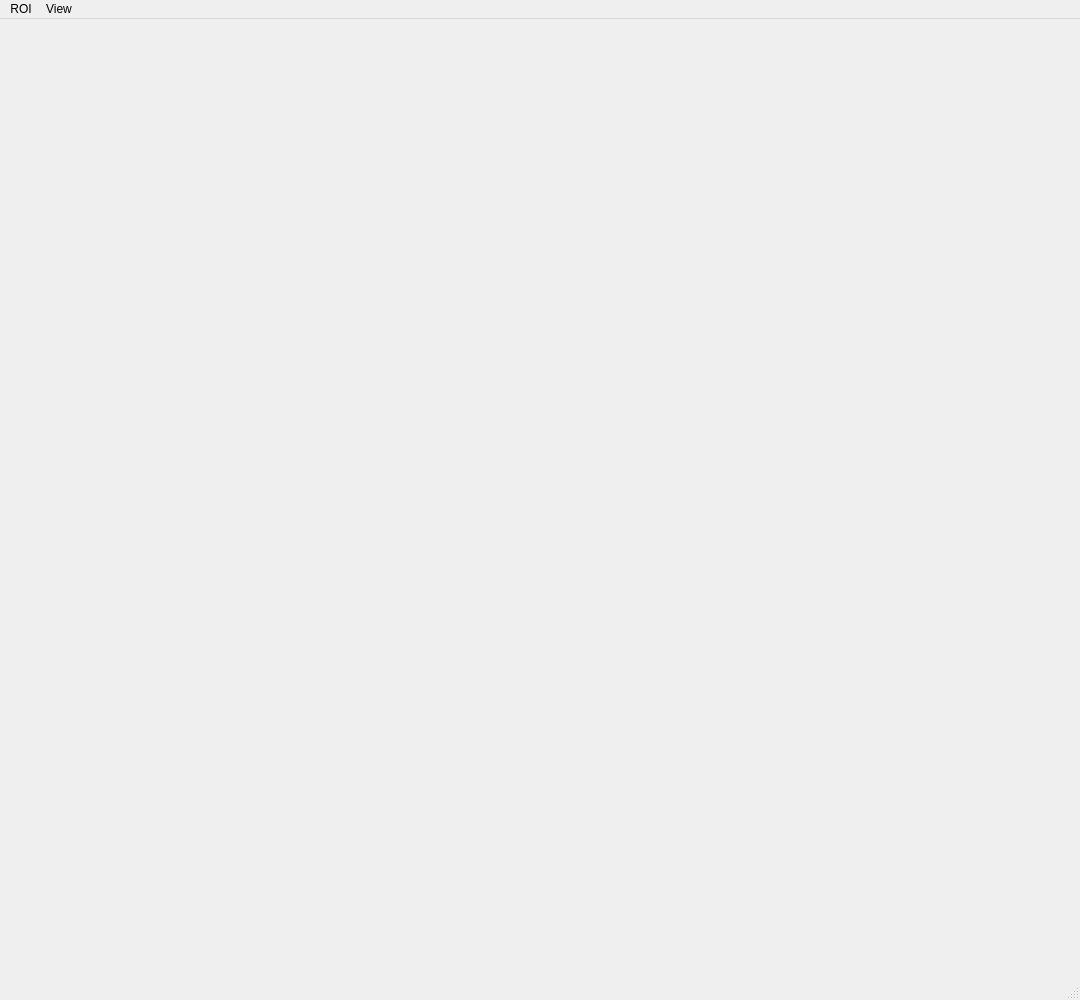
<?xml version="1.0" encoding="UTF-8"?>
<ui version="4.0">
 <class>MainWindow</class>
 <widget class="QMainWindow" name="MainWindow">
  <property name="geometry">
   <rect>
    <x>0</x>
    <y>0</y>
    <width>1080</width>
    <height>1000</height>
   </rect>
  </property>
  <property name="minimumSize">
   <size>
    <width>810</width>
    <height>750</height>
   </size>
  </property>
  <property name="windowTitle">
   <string>DectrisFileView</string>
  </property>
  <widget class="QWidget" name="centralwidget">
   <layout class="QGridLayout" name="gridLayout_2">
    <item row="0" column="0">
     <layout class="QGridLayout" name="gridLayout">
      <item row="1" column="0">
       <layout class="QHBoxLayout" name="horizontalLayout"/>
      </item>
      <item row="0" column="0">
       <widget class="FileView" name="viewer" native="true">
        <property name="sizePolicy">
         <sizepolicy hsizetype="Expanding" vsizetype="Expanding">
          <horstretch>0</horstretch>
          <verstretch>0</verstretch>
         </sizepolicy>
        </property>
        <property name="minimumSize">
         <size>
          <width>720</width>
          <height>650</height>
         </size>
        </property>
       </widget>
      </item>
     </layout>
    </item>
   </layout>
  </widget>
  <widget class="QMenuBar" name="menubar">
   <property name="geometry">
    <rect>
     <x>0</x>
     <y>0</y>
     <width>1080</width>
     <height>22</height>
    </rect>
   </property>
   <widget class="QMenu" name="menuROI">
    <property name="title">
     <string>ROI</string>
    </property>
    <addaction name="actionAddRectangle"/>
    <addaction name="actionRemoveLastROI"/>
    <addaction name="actionRemoveAllROIs"/>
    <addaction name="actionLinkYAxis"/>
   </widget>
   <widget class="QMenu" name="menuView">
    <property name="title">
     <string>View</string>
    </property>
    <addaction name="actionShowFrame"/>
    <addaction name="actionShowCrosshair"/>
    <addaction name="actionPinHistogramZero"/>
   </widget>
   <addaction name="menuROI"/>
   <addaction name="menuView"/>
  </widget>
  <widget class="QStatusBar" name="statusbar">
   <property name="minimumSize">
    <size>
     <width>0</width>
     <height>25</height>
    </size>
   </property>
  </widget>
  <action name="actionAddRectangle">
   <property name="text">
    <string>Add Rectangle</string>
   </property>
  </action>
  <action name="actionRemoveRectangle">
   <property name="text">
    <string>Remove Rectangle</string>
   </property>
  </action>
  <action name="actionLinkYAxis">
   <property name="checkable">
    <bool>true</bool>
   </property>
   <property name="checked">
    <bool>false</bool>
   </property>
   <property name="text">
    <string>Link Y Axis</string>
   </property>
  </action>
  <action name="actionShow_Projections">
   <property name="text">
    <string>Show Projections</string>
   </property>
  </action>
  <action name="actionROI">
   <property name="text">
    <string>ROI</string>
   </property>
  </action>
  <action name="actionShowProjections">
   <property name="checkable">
    <bool>true</bool>
   </property>
   <property name="checked">
    <bool>false</bool>
   </property>
   <property name="text">
    <string>Show Projections</string>
   </property>
  </action>
  <action name="actionAutoRange">
   <property name="checkable">
    <bool>true</bool>
   </property>
   <property name="checked">
    <bool>true</bool>
   </property>
   <property name="text">
    <string>Auto Range</string>
   </property>
  </action>
  <action name="actionRemoveLastROI">
   <property name="text">
    <string>Remove Last ROI</string>
   </property>
  </action>
  <action name="actionRemoveAllROIs">
   <property name="text">
    <string>Remove All ROIs</string>
   </property>
  </action>
  <action name="actionINTS">
   <property name="checkable">
    <bool>true</bool>
   </property>
   <property name="checked">
    <bool>false</bool>
   </property>
   <property name="text">
    <string>ints</string>
   </property>
   <property name="toolTip">
    <string>ints</string>
   </property>
  </action>
  <action name="actionEXTS">
   <property name="checkable">
    <bool>true</bool>
   </property>
   <property name="text">
    <string>exts</string>
   </property>
   <property name="toolTip">
    <string>exts</string>
   </property>
  </action>
  <action name="actionEXTE">
   <property name="checkable">
    <bool>true</bool>
   </property>
   <property name="text">
    <string>exte</string>
   </property>
   <property name="toolTip">
    <string>exte</string>
   </property>
  </action>
  <action name="actionStop">
   <property name="checkable">
    <bool>true</bool>
   </property>
   <property name="checked">
    <bool>true</bool>
   </property>
   <property name="text">
    <string>stop</string>
   </property>
  </action>
  <action name="actionShowMaxPixelValue">
   <property name="checkable">
    <bool>true</bool>
   </property>
   <property name="checked">
    <bool>false</bool>
   </property>
   <property name="text">
    <string>Show Max Pixel Value</string>
   </property>
  </action>
  <action name="actionShowFrame">
   <property name="checkable">
    <bool>true</bool>
   </property>
   <property name="text">
    <string>Show Frame</string>
   </property>
  </action>
  <action name="actionAutoLevels">
   <property name="checkable">
    <bool>true</bool>
   </property>
   <property name="checked">
    <bool>true</bool>
   </property>
   <property name="text">
    <string>Auto Levels</string>
   </property>
  </action>
  <action name="actionShowCrosshair">
   <property name="checkable">
    <bool>true</bool>
   </property>
   <property name="text">
    <string>Show Crosshair</string>
   </property>
  </action>
  <action name="actionCmodeNormal">
   <property name="checkable">
    <bool>true</bool>
   </property>
   <property name="text">
    <string>normal</string>
   </property>
   <property name="toolTip">
    <string>normal</string>
   </property>
  </action>
  <action name="actionCmodeRetrigger">
   <property name="checkable">
    <bool>true</bool>
   </property>
   <property name="text">
    <string>retrigger</string>
   </property>
   <property name="toolTip">
    <string>retrigger</string>
   </property>
  </action>
  <action name="actionPinHistogramZero">
   <property name="checkable">
    <bool>true</bool>
   </property>
   <property name="checked">
    <bool>true</bool>
   </property>
   <property name="text">
    <string>Pin Histogram Zero</string>
   </property>
  </action>
 </widget>
 <customwidgets>
  <customwidget>
   <class>FileView</class>
   <extends>QWidget</extends>
   <header location="global">DectrisTools.ui.widgets</header>
   <container>1</container>
  </customwidget>
 </customwidgets>
 <resources/>
 <connections/>
</ui>
